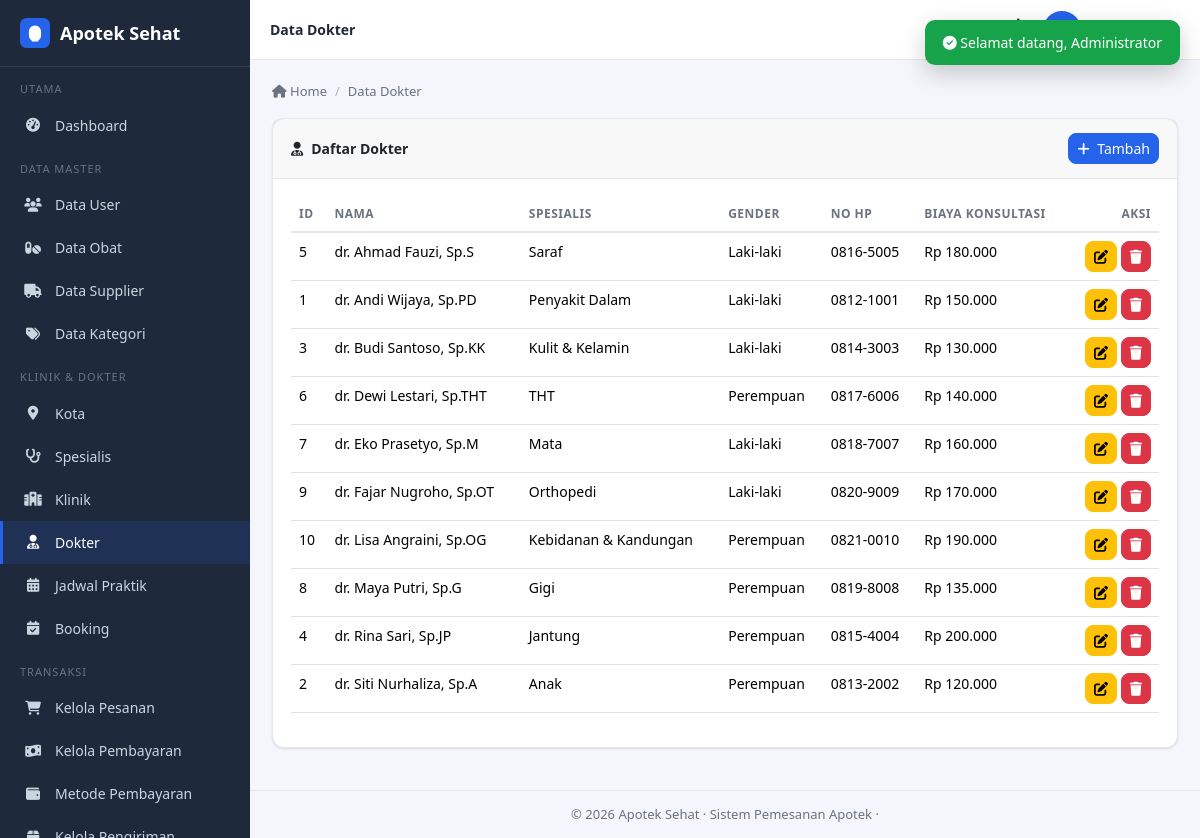
Screenshot of /admin/dokter/index.php (signed in) with the database file from the repository.
### tables this page shows
CREATE TABLE IF NOT EXISTS dokter (
  id_dokter         INT(11) UNSIGNED NOT NULL AUTO_INCREMENT,
  id_spesialis      INT(11) UNSIGNED NOT NULL,
  nama_dokter       VARCHAR(150) NOT NULL,
  gender            ENUM('Laki-laki','Perempuan') NOT NULL DEFAULT 'Laki-laki',
  no_hp             VARCHAR(20) DEFAULT NULL,
  email             VARCHAR(100) DEFAULT NULL,
  str_no            VARCHAR(50) DEFAULT NULL,
  biaya_konsultasi DECIMAL(12,2) NOT NULL DEFAULT 0,
  foto              VARCHAR(255) DEFAULT NULL,
  PRIMARY KEY (id_dokter),
  KEY fk_dokter_spesialis (id_spesialis),
  CONSTRAINT fk_dokter_spesialis FOREIGN KEY (id_spesialis) REFERENCES spesialis (id_spesialis)
    ON DELETE CASCADE ON UPDATE CASCADE
);

CREATE TABLE IF NOT EXISTS spesialis (
  id_spesialis   INT(11) UNSIGNED NOT NULL AUTO_INCREMENT,
  nama_spesialis VARCHAR(100) NOT NULL,
  deskripsi      TEXT DEFAULT NULL,
  PRIMARY KEY (id_spesialis)
);

### functions/functions.php (called while the page is built, shortened)
<?php
function csrf_token() {
    return $_SESSION['csrf'];
}
function e($str) {
    return htmlspecialchars((string)($str ?? ''), ENT_QUOTES, 'UTF-8');
}
function rupiah($n) {
    return 'Rp ' . number_format((float)$n, 0, ',', '.');
}

### admin/dokter/index.php (the view, shortened to what this page needs)
<?php
require_once '../../config/koneksi.php';
$list = $pdo->query("SELECT d.*, s.nama_spesialis FROM dokter d LEFT JOIN spesialis s ON s.id_spesialis=d.id_spesialis ORDER BY d.nama_dokter")->fetchAll();
require_once '../../includes/header_admin.php';
?>
<div class="card">
    <div class="card-header d-flex justify-content-between align-items-center">
        <span><i class="fas fa-user-md me-2"></i>Daftar Dokter</span>
        <button class="btn btn-sm btn-primary" data-bs-toggle="modal" data-bs-target="#modalForm"><i class="fas fa-plus me-1"></i> Tambah</button>
    </div>
    <div class="card-body">
        <table id="table" class="table table-hover" style="width:100%">
            <thead><tr><th>ID</th><th>Nama</th><th>Spesialis</th><th>Gender</th><th>No HP</th><th>Biaya Konsultasi</th><th class="text-end">Aksi</th></tr></thead>
            <tbody>
            <?php foreach ($list as $r): ?>
                <tr>
                    <td><?= e($r['id_dokter']) ?></td>
                    <td><?= e($r['nama_dokter']) ?></td>
                    <td><?= e($r['nama_spesialis']) ?></td>
                    <td><?= e($r['gender']) ?></td>
                    <td><?= e($r['no_hp']) ?></td>
                    <td><?= rupiah($r['biaya_konsultasi']) ?></td>
                    <td class="text-end">
                        <button class="btn btn-sm btn-warning" data-bs-toggle="modal" data-bs-target="#modalForm" data-id="<?= e($r['id_dokter']) ?>" data-spesialis="<?= e($r['id_spesialis']) ?>" data-nama="<?= e($r['nama_dokter']) ?>" data-gender="<?= e($r['gender']) ?>" data-hp="<?= e($r['no_hp']) ?>" data-email="<?= e($r['email']) ?>" data-str="<?= e($r['str_no']) ?>" data-biaya="<?= e($r['biaya_konsultasi']) ?>"><i class="fas fa-edit"></i></button>
                        <a href="?hapus=<?= e($r['id_dokter']) ?>&csrf_token=<?= csrf_token() ?>" class="btn btn-sm btn-danger" onclick="return confirm('Hapus dokter ini?')"><i class="fas fa-trash"></i></a>
                    </td>
                </tr>
            <?php endforeach; ?>
            </tbody>
        </table>
    </div>
</div>
<?php require_once '../../includes/footer_admin.php'; ?>

### assets/css/style.css (style rules this page uses)
:root { --primary: #2563eb; --primary-dark: #1d4ed8; --primary-light: #dbeafe; --bg: #f4f6fb; --surface: #ffffff; --text: #1f2937; --text-muted: #6b7280; --border: #e5e7eb; --sidebar-bg: #1e293b; --sidebar-text: #cbd5e1; --success: #16a34a; --danger: #dc2626; --warning: #f59e0b; --info: #0ea5e9; --shadow: 0 1px 3px rgba(0,0,0,.08), 0 1px 2px rgba(0,0,0,.04); --radius: 12px; }
* { box-sizing: border-box; }
body { background: var(--bg); color: var(--text); font-family: 'Segoe UI', system-ui, -apple-system, sans-serif; margin: 0; font-size: 14px; }
a { text-decoration: none; color: var(--primary); }
.table td, .table th { white-space: normal; overflow-wrap: anywhere; word-break: break-word; }
.card, .card-body, .card-header, .alert, .modal-body, .modal-header, .modal-footer, .dropdown-menu, .dropdown-item { overflow-wrap: anywhere; word-break: break-word; }
.card { background: var(--surface); border: 1px solid var(--border); border-radius: var(--radius); box-shadow: var(--shadow); margin-bottom: 20px; }
.card-header { padding: 14px 18px; border-bottom: 1px solid var(--border); font-weight: 600; display: flex; justify-content: space-between; align-items: center; }
.card-body { padding: 18px; }
.btn-primary, .btn-success, .btn-danger, .btn-warning, .btn-info, .btn-secondary, .btn-outline-primary { border-radius: 8px; font-size: 14px; }
.btn-primary { background: var(--primary); border-color: var(--primary); }
.table { color: var(--text); }
.table > :not(caption) > * > * { background: transparent; }
.table thead th { border-bottom: 2px solid var(--border); font-size: 12px; text-transform: uppercase; letter-spacing: .5px; color: var(--text-muted); }

### rows the page displays
dokter: id_dokter "5", nama_dokter "dr. Ahmad Fauzi, Sp.S", id_spesialis.nama_spesialis "Saraf", gender "Laki-laki", no_hp "0816-5005", biaya_konsultasi "Rp 180.000"
dokter: id_dokter "1", nama_dokter "dr. Andi Wijaya, Sp.PD", id_spesialis.nama_spesialis "Penyakit Dalam", gender "Laki-laki", no_hp "0812-1001", biaya_konsultasi "Rp 150.000"
dokter: id_dokter "3", nama_dokter "dr. Budi Santoso, Sp.KK", id_spesialis.nama_spesialis "Kulit & Kelamin", gender "Laki-laki", no_hp "0814-3003", biaya_konsultasi "Rp 130.000"
dokter: id_dokter "6", nama_dokter "dr. Dewi Lestari, Sp.THT", id_spesialis.nama_spesialis "THT", gender "Perempuan", no_hp "0817-6006", biaya_konsultasi "Rp 140.000"
dokter: id_dokter "7", nama_dokter "dr. Eko Prasetyo, Sp.M", id_spesialis.nama_spesialis "Mata", gender "Laki-laki", no_hp "0818-7007", biaya_konsultasi "Rp 160.000"
dokter: id_dokter "9", nama_dokter "dr. Fajar Nugroho, Sp.OT", id_spesialis.nama_spesialis "Orthopedi", gender "Laki-laki", no_hp "0820-9009", biaya_konsultasi "Rp 170.000"
dokter: id_dokter "10", nama_dokter "dr. Lisa Angraini, Sp.OG", id_spesialis.nama_spesialis "Kebidanan & Kandungan", gender "Perempuan", no_hp "0821-0010", biaya_konsultasi "Rp 190.000"
dokter: id_dokter "8", nama_dokter "dr. Maya Putri, Sp.G", id_spesialis.nama_spesialis "Gigi", gender "Perempuan", no_hp "0819-8008", biaya_konsultasi "Rp 135.000"
dokter: id_dokter "4", nama_dokter "dr. Rina Sari, Sp.JP", id_spesialis.nama_spesialis "Jantung", gender "Perempuan", no_hp "0815-4004", biaya_konsultasi "Rp 200.000"
dokter: id_dokter "2", nama_dokter "dr. Siti Nurhaliza, Sp.A", id_spesialis.nama_spesialis "Anak", gender "Perempuan", no_hp "0813-2002", biaya_konsultasi "Rp 120.000"

### other values shown
$page_title "Data Dokter"
